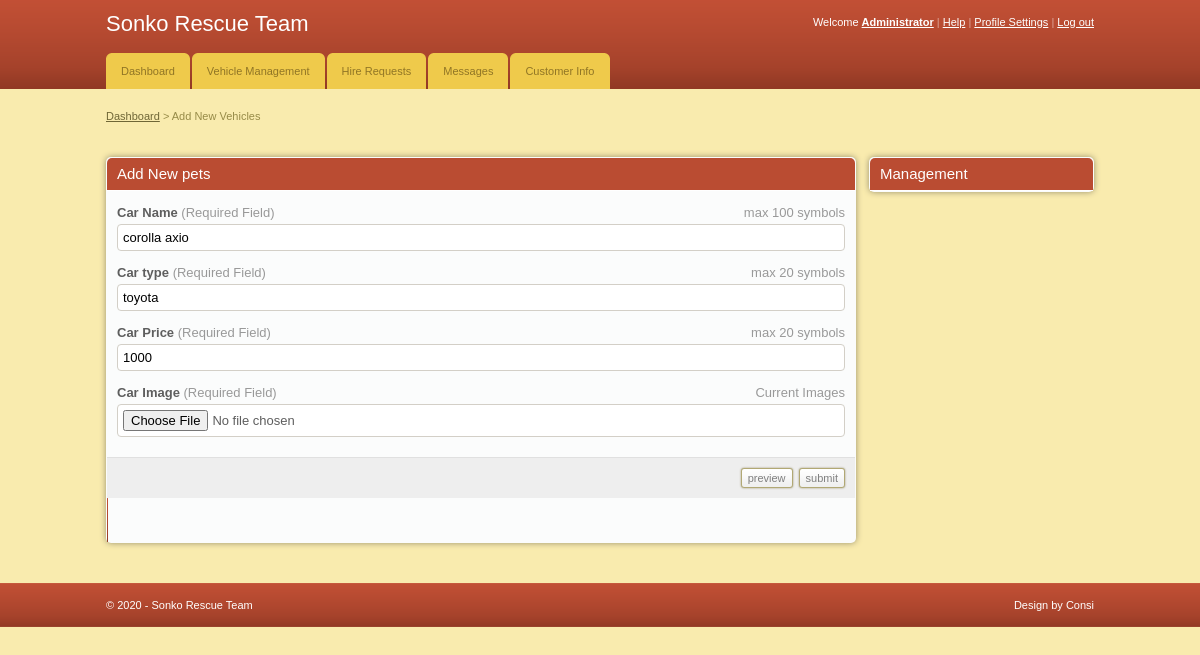
/admin/edit.php?id=11 (signed in), run on the app's committed database.
### tables this page shows
CREATE TABLE `cars` (
  `car_id` int(11) NOT NULL,
  `car_name` varchar(255) NOT NULL,
  `car_type` varchar(255) NOT NULL,
  `image` text NOT NULL,
  `hire_cost` int(11) NOT NULL,
  `capacity` int(11) NOT NULL,
  `status` varchar(255) NOT NULL
);

### admin/edit.php (the view, shortened to what this page needs)
<?php
	include '../includes/config.php';
?>
<!DOCTYPE html PUBLIC "-//W3C//DTD XHTML 1.0 Transitional//EN" "http://www.w3.org/TR/xhtml1/DTD/xhtml1-transitional.dtd">
<html xmlns="http://www.w3.org/1999/xhtml">
<head>
	<link rel="stylesheet" href="css/style.css" type="text/css" media="all" />
</head>
<body>
	<?php
		$id=$_GET['id'];
		$select = "SELECT * FROM cars WHERE car_id = '$id'";
		$result = $conn->query($select);
		while($row = $result->fetch_assoc()){
				$car_name=$row['car_name'];
				$car_type=$row['car_type'];
				$hire_cost=$row['hire_cost'];
								}
							?>
<div id="header">
	<div class="shell">
		<?php
			include 'menu.php';
		?>
		</div>
	</div>
<div id="container">
	<div class="shell">
		<div class="small-nav">
			<a href="index.php">Dashboard</a>
			<span>&gt;</span>
			Add New Vehicles
		</div>
		<br />
		<div id="main">
			<div id="content">
				<div class="box">
					<div class="box-head">
						<h2>Add New pets</h2>
					</div>
					<form action="" method="post" enctype="multipart/form-data">
						<div class="form">
								<p>
									<span class="req">max 100 symbols</span>
									<label>Car Name <span>(Required Field)</span></label>
									<input type="text" class="field size1" name="car_name" value="<?php echo $car_name;?>" required />
								</p>
								<p>
									<span class="req">max 20 symbols</span>
									<label>Car type <span>(Required Field)</span></label>
									<input type="text" class="field size1" name="car_type" value="<?php echo $car_type;?>" required />
								</p>
								<p>
									<span class="req">max 20 symbols</span>
									<label>Car Price <span>(Required Field)</span></label>
									<input type="text" class="field size1" value="<?php echo $hire_cost;?>" name="hire_cost" required />
								</p>
								<p>
									<span class="req">Current Images</span>
									<label>Car Image <span>(Required Field)</span></label>
									<input type="file" class="field size1" name="image"  />
								</p>
						</div>
						<div class="buttons">
							<input type="button" class="button" value="preview" />
							<input type="submit" class="button" value="submit" name="send" />
						</div>
					</form>
				</div>
			</div>
			<div id="sidebar">
				<div class="box">
					<div class="box-head">
						<h2>Management</h2>
					</div>
				</div>
			</div>
		</div>
	</div>
</div>
<div id="footer">
	<div class="shell">
		<span class="left">&copy; <?php echo date("Y");?> - Sonko Rescue Team</span>
		<span class="right">
			Design by Consi</a>
		</span>
	</div>
</div>
</body>
</html>

### admin/css/style.css (style rules this page uses)
* { padding:0; margin:0; outline:0; }
body { background:#f9ebae; font-family: Verdana, sans-serif; font-size:11px; line-height:14px; color:#5e5e5e; }
input, textarea, select { font-family: Verdana, sans-serif; font-size:13px; }
.field { border:solid 1px #d3cfc7; background:#fff; padding:5px; }
.button { background:#eee url(images/button.gif) repeat-x 0 0; border:solid 1px #b1a874; color:#7f7f7f; font-size:11px; padding:2px 6px 2px 6px; cursor:pointer; line-height:14px !important; }
a { color:#ba4c32; text-decoration: underline; cursor:pointer; }
.left, .alignleft { float:left; display:inline; }
.right, .alignright { float:right; display:inline; }
h2 { font-size:15px; font-weight: normal; }
.shell { width:988px; margin:0 auto; }
#header { height:89px; background:url(images/header.gif); white-space:nowrap; }
#container { padding:20px 0; }
.small-nav { color:#978b48; padding-bottom:20px; }
.small-nav a { color:#6f6636; }
#content { float:left; width:750px; }
#sidebar { float:right; width:225px; }
.box { background:#fbfcfc; height:100%; padding:1px; margin-bottom:20px; }
.box-head { background:#ba4c32; height:32px; color:#fff; padding: 0 10px; line-height:32px; white-space:nowrap; border-bottom:solid 1px #fff; }
.form { padding:15px 10px 5px 10px; }
.form label { display:block; font-weight: bold; font-size:13px; padding-bottom:4px; }
.form label span { color:#999; font-weight: normal; }
.form .field { display:block; }
.form .req { font-size:13px; float:right; white-space:nowrap; color:#999; }
.form p { padding-bottom:15px; }
.size1 { width:716px; }
.buttons { text-align: right; padding:10px; background:#eee; border-top:solid 1px #e0e0e0; }
.buttons .button { margin-left:3px; }
#footer { height:44px; background:url(images/footer.gif); line-height:44px; color:#fff; }
.box { -moz-border-radius:5px; -webkit-border-radius:5px; -moz-box-shadow: 0 0 6px #978f6c; -webkit-box-shadow: 0 0 6px #978f6c; }
.box-head { -moz-border-radius-topleft:5px; -moz-border-radius-topright:5px; -webkit-border-top-left-radius:5px; -webkit-border-top-right-radius:5px; }
.field, .button { -moz-border-radius:4px; -webkit-border-radius:4px; }
.small-field, .button, .pagging a { -moz-border-radius:3px; -webkit-border-radius:3px; }
.button { -moz-box-shadow: 0 0 2px #978f6c; -webkit-box-shadow: 0 0 2px #978f6c; }

### data on the page
cars: car_name "corolla axio", car_type "toyota", hire_cost "1000"
